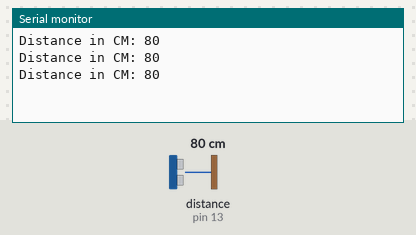
This sketch was run on a simulated Arduino Uno, built with avr-gcc and run on an emulated ATmega328P. Shown: the last lines printed to the serial monitor. Inputs (shaded band) come from the test bench; at power-on: distance to the obstacle (sensor on pin 13) 80 cm.

Above: at 1.2 s.
1.3 s: distance to the obstacle (sensor on pin 13) set to 2 cm
At 1.7 s:
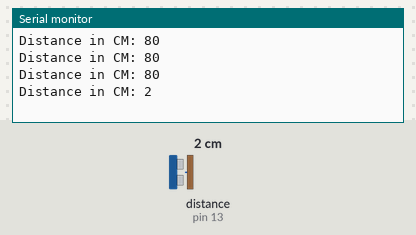
2.8 s: distance to the obstacle (sensor on pin 13) set to 4 cm
At 3.08 s:
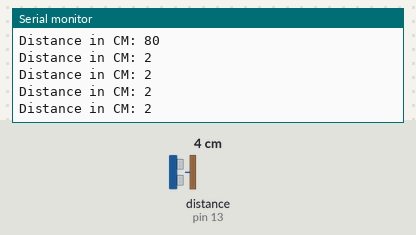
Timing chart, 0 to 5.8 s (numbered marks = the images above; inputs shaded):
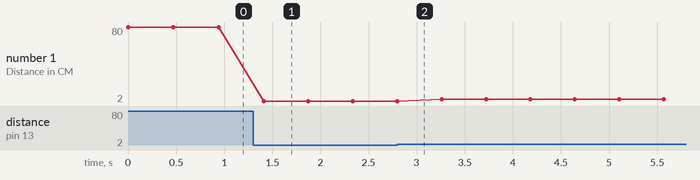

The sketch:

trns.ino
```cpp
#include <RCSwitch.h>
#include <Ultrasonic.h>

Ultrasonic ultrasonic(12,13);
RCSwitch mySwitch = RCSwitch();

int i;

void setup() {
  mySwitch.enableTransmit(10);
  Serial.begin(9600);
}

void loop() {
  Serial.print("Distance in CM: ");
  // Pass INC as a parameter to get the distance in inches
Serial.println(ultrasonic.distanceRead(CM));
mySwitch.send(ultrasonic.distanceRead(CM), 24);

   /* mySwitch.switchOn("11001", "01010");

  // Wait a second


  // Switch off
  mySwitch.switchOff("11001", "01010");*/
  delay(10);
}
```

Measured:
- after the input at 1.3 s, the serial monitor: prints a new line after 0.11 s (image 1)
- plotted number 1: 80 → 2 after the input at 1.3 s, 2 → 4 after the input at 2.8 s
